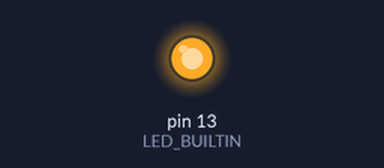
Bench run of a sketch on a simulated Arduino Uno, built with avr-gcc and run on an emulated ATmega328P. On the bench: output pins drawn as LEDs (lit = HIGH).

Above: at 1.5 s.
At 48.0 s:
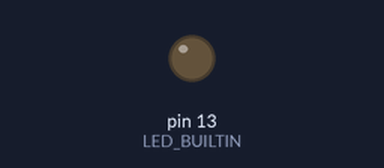
Timing chart, 0 to 120.9 s (numbered marks = the images above):
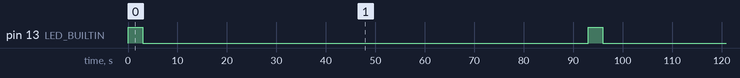

Measured:
- by itself, pin 13 (LED_BUILTIN): alternates HIGH for 3.0 s and LOW for 90.0 s

The sketch:

Blink_Example_Problem.ino
```cpp
void setup()
{
  // put your setup code here, to run once:
  pinMode(LED_BUILTIN, OUTPUT);
}

void loop()
{
  double time=3000;
  double time2=90000;
  {
  digitalWrite(LED_BUILTIN, HIGH);
  delay(time);
  digitalWrite(LED_BUILTIN, LOW);
  delay(time2);
  }
}
```
